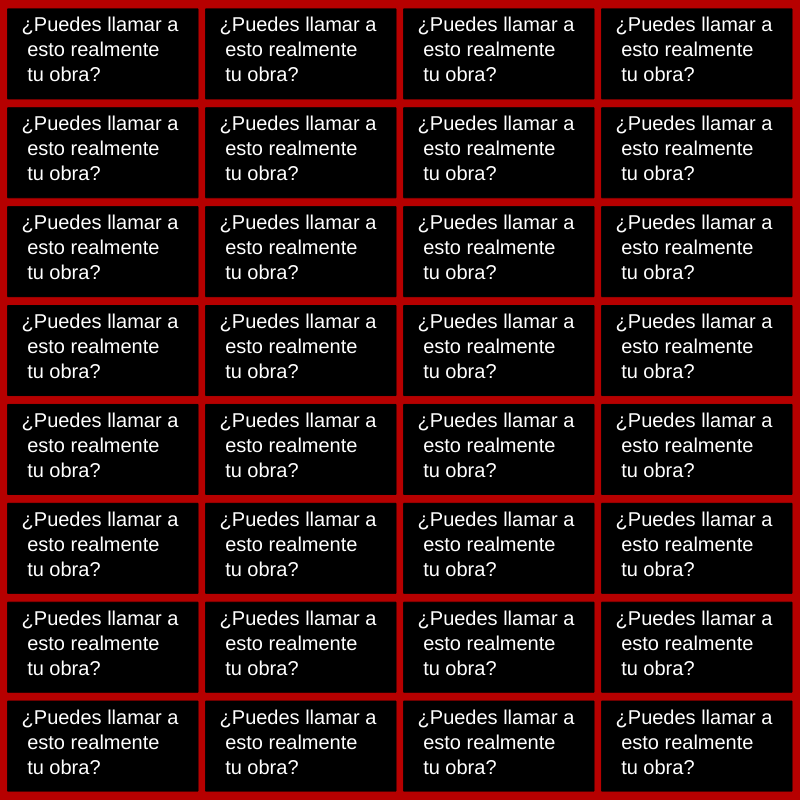
Frame 1 (no input)
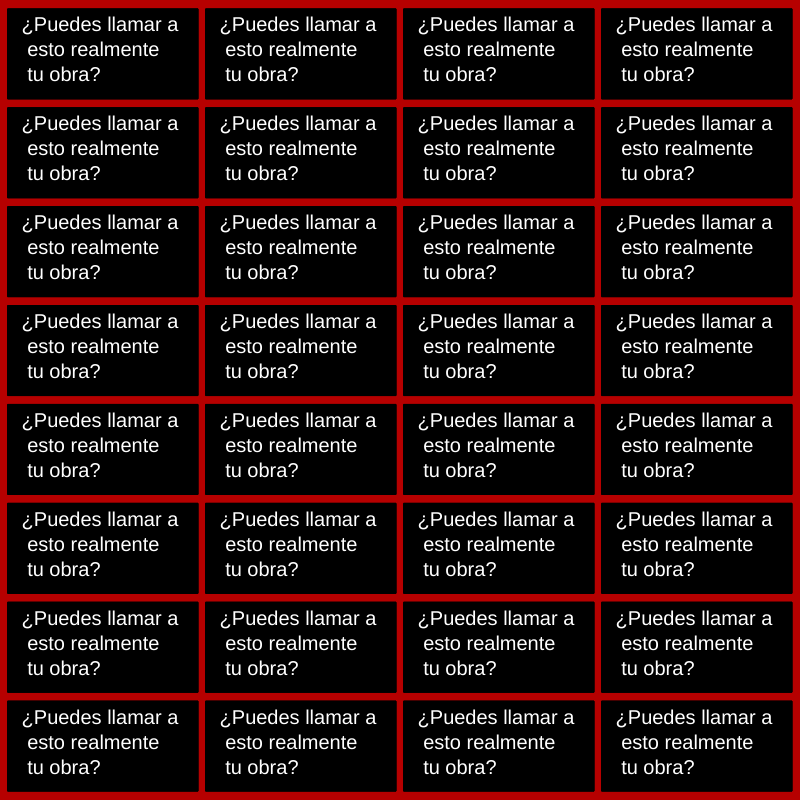
Frame 2 (the mouse pressed at the canvas centre, redrawn once)

The p5.js sketch that drew these frames (run headless with seeded random() and noise() and a simulated clock; the mouse was pressed at the canvas centre and the sketch redrawn once):

// p5.js sketch
// ── sketch.js
function cuadradoNegro(ancho, largo, tamanoTexto) {
  
     // numero de cuadros que caben de manera horizontal
  let numHorizon = Math.floor(width/ancho);
  
     // numero de cuadrados que caben de manera vertical
  let numVert = Math.floor(height/largo);
  
     // el espacio no cubierto por cuadros
  let restoVert = height - largo*numVert;
  let restoHorizon = width - ancho*numHorizon;
  
     // nest loop
  for (let i = 0; i < numHorizon; i += 1){
    for(let j = 0; j < numVert; j += 1){
      
         //Coordenadas para ubicar los cuadros de manera que el   espacio restante este ubicado de manera distribuida
      let x1 = restoHorizon/(numHorizon+1)*(i+1) + ancho*i;
      let y1 = restoVert/(numVert+1)*(j+1) + largo*j;
      
      let x2 = restoHorizon/(numHorizon+1)*(i+1) + ancho*(i+1);
      let y2 = restoVert/(numVert + 1)*(j+1) + largo*(j+1);
      
      fill(color(0,0,0));
      quad(x1, y1, x2, y1, x2, y2, x1, y2);
      
      textSize(tamanoTexto);
      fill(color(255,255,255));
      text('¿Puedes llamar a \n esto realmente \n tu obra?', x1+ancho/14, y1 + largo/4);
    }
  }
}

let colorArray;

function setup() {
  createCanvas(800, 800);
  angleMode(DEGREES);
  
     // da un tono random de el color elegido
  let tonoRandom = random(0,255);
  
     // tono random en rojo, verde o azul para fondo
  let redBackground = color(tonoRandom, 0, 0);
  let greenBackground = color(0, tonoRandom, 0);
  let blueBackground = color(0, 0, tonoRandom);
  
     // orden de los posibles fondos
  colorArray = [redBackground, greenBackground, blueBackground];
  
  background(colorArray[0]);
  noLoop();
}

function draw() {
 
     // ancho del cuadrado, largo y tamaño texto
  cuadradoNegro(190, 90, 20);
  }

function letraRand(letra, color){
  push()
  
     // coordenadas random para las letras
  let xLetra = random(-width/2, width/2);
  let yLetra = random(-height/2, height/2);
  
     // se traslada para mantener aun con rotacion las letras dentro del lienzo
  translate(width/2, height/2);
  rotate(random(0, 360));
    
  textSize(random(100, 400));
  fill(color)
  text(letra, xLetra, yLetra);
    
  pop()
}
  
function keyPressed(){
  
     // se mapea el rango del mouse para que afecte el tamaño de las figuras creadas
  let tamano = map(mouseX, 0, width, 50, 400);
  
     // color random para figuras
  let colorRandom =           
  color(random(0,255),random(0,255),random(0,255));

     //Comprueba si la tecla es 1, 2 o 3
  if (['1', '2', '3'].includes(key)){
    
    //Asigna el color de fondo dependiendo de la tecla presionada
    background(colorArray[int(key) - 1]);
  }
  
  else if (key == '4'){
    push();
    // se traslada todas las figuras para que no salgan del lienzo
    translate(width/2, height/2)
    rotate(random(0, 360));
    
    fill(colorRandom);
    // ubicacion random del cuadrado
    square(random(-width/2, width/2), random(-height/2, height/2), tamano);
    pop();
  }
  
  else if (key == '5'){ 
    fill(colorRandom);
    // ubicacion random del circulo
    circle(random(width), random(height), tamano);
  }
  
  else if (key == '6'){
    
    // 2 primeros vertices de ubicacion random
    let x1 = random(width), y1 = random(height);
    let x2 = random(width), y2 = random(height);
    // el ultimo vertice del triangulo es en base a ubicacion del mouse
    let x3 = mouseX, y3 = mouseY;
    
    fill(colorRandom);
    triangle(x1, y1, x2, y2, x3, y3);
  }
  
    // en base a si el codigo esta en loop o no, enter detiene o inicia el loop
  else if(key == 'Enter'){
    if (isLooping() === false){
      loop();
    }
    else{
      noLoop();
    }
  }
  
   // cualciier otra tecla con color random
  else{
    letraRand(key, colorRandom);
  }
}
